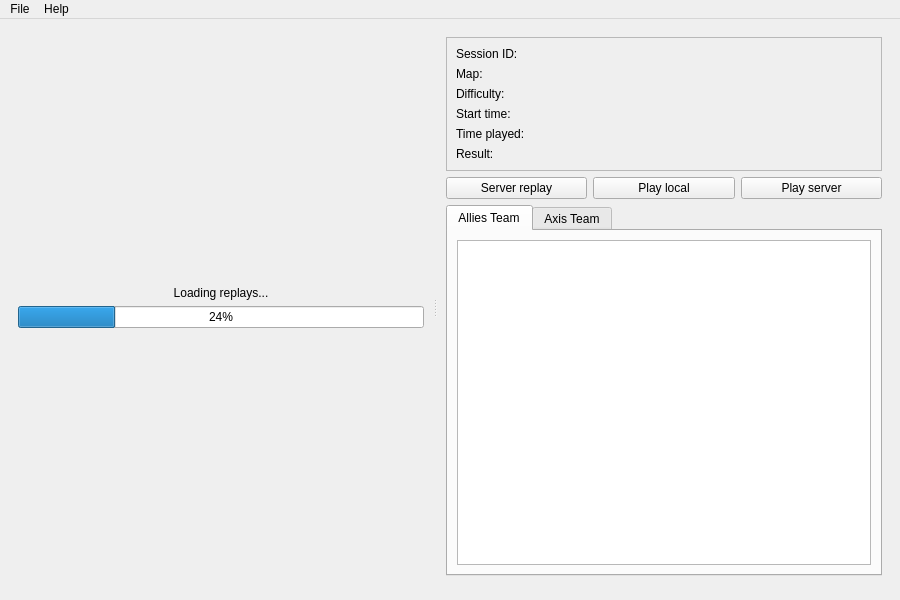
<?xml version="1.0" encoding="UTF-8"?>
<ui version="4.0">
 <class>MainWindow</class>
 <widget class="QMainWindow" name="MainWindow">
  <property name="geometry">
   <rect>
    <x>0</x>
    <y>0</y>
    <width>900</width>
    <height>600</height>
   </rect>
  </property>
  <property name="windowTitle">
   <string>WT Plotter</string>
  </property>
  <widget class="QWidget" name="centralwidget">
   <layout class="QVBoxLayout" name="verticalLayout">
    <item>
     <widget class="QSplitter" name="splitter">
      <property name="orientation">
       <enum>Qt::Orientation::Horizontal</enum>
      </property>
      <widget class="QStackedWidget" name="stackedWidget_1">
       <property name="currentIndex">
        <number>1</number>
       </property>
       <widget class="QWidget" name="page_4">
        <layout class="QVBoxLayout" name="verticalLayout_6">
         <item>
          <widget class="QTreeView" name="replayTreeView">
           <property name="sizePolicy">
            <sizepolicy hsizetype="Expanding" vsizetype="Expanding">
             <horstretch>0</horstretch>
             <verstretch>0</verstretch>
            </sizepolicy>
           </property>
           <property name="minimumSize">
            <size>
             <width>258</width>
             <height>258</height>
            </size>
           </property>
           <property name="maximumSize">
            <size>
             <width>16777215</width>
             <height>16777215</height>
            </size>
           </property>
          </widget>
         </item>
         <item>
          <layout class="QHBoxLayout" name="horizontalLayout_2">
           <property name="spacing">
            <number>0</number>
           </property>
           <item>
            <widget class="QToolButton" name="collapseButton">
             <property name="text">
              <string>Collapse</string>
             </property>
            </widget>
           </item>
           <item>
            <widget class="QToolButton" name="expandButton">
             <property name="text">
              <string>Expand</string>
             </property>
            </widget>
           </item>
           <item>
            <widget class="QToolButton" name="refreshButton">
             <property name="text">
              <string>Refresh</string>
             </property>
            </widget>
           </item>
           <item>
            <spacer name="horizontalSpacer">
             <property name="orientation">
              <enum>Qt::Orientation::Horizontal</enum>
             </property>
             <property name="sizeHint" stdset="0">
              <size>
               <width>40</width>
               <height>20</height>
              </size>
             </property>
            </spacer>
           </item>
          </layout>
         </item>
        </layout>
       </widget>
       <widget class="QWidget" name="page_5">
        <layout class="QVBoxLayout" name="verticalLayout_8">
         <item>
          <spacer name="verticalSpacer_3">
           <property name="orientation">
            <enum>Qt::Orientation::Vertical</enum>
           </property>
           <property name="sizeHint" stdset="0">
            <size>
             <width>20</width>
             <height>40</height>
            </size>
           </property>
          </spacer>
         </item>
         <item>
          <widget class="QLabel" name="label">
           <property name="text">
            <string>Loading replays...</string>
           </property>
           <property name="alignment">
            <set>Qt::AlignmentFlag::AlignCenter</set>
           </property>
          </widget>
         </item>
         <item>
          <widget class="QProgressBar" name="replayLoadingProgressBar">
           <property name="value">
            <number>24</number>
           </property>
          </widget>
         </item>
         <item>
          <spacer name="verticalSpacer_4">
           <property name="orientation">
            <enum>Qt::Orientation::Vertical</enum>
           </property>
           <property name="sizeHint" stdset="0">
            <size>
             <width>20</width>
             <height>40</height>
            </size>
           </property>
          </spacer>
         </item>
        </layout>
       </widget>
      </widget>
      <widget class="QStackedWidget" name="stackedWidget_2">
       <property name="currentIndex">
        <number>0</number>
       </property>
       <widget class="QWidget" name="page">
        <layout class="QVBoxLayout" name="verticalLayout_2">
         <item>
          <widget class="QFrame" name="frame">
           <property name="frameShape">
            <enum>QFrame::Shape::StyledPanel</enum>
           </property>
           <property name="frameShadow">
            <enum>QFrame::Shadow::Raised</enum>
           </property>
           <layout class="QHBoxLayout" name="horizontalLayout">
            <item>
             <layout class="QVBoxLayout" name="verticalLayout_9">
              <item>
               <widget class="QLabel" name="sessionIdLabel">
                <property name="text">
                 <string>Session ID:</string>
                </property>
                <property name="textInteractionFlags">
                 <set>Qt::TextInteractionFlag::LinksAccessibleByMouse|Qt::TextInteractionFlag::TextSelectableByKeyboard|Qt::TextInteractionFlag::TextSelectableByMouse</set>
                </property>
               </widget>
              </item>
              <item>
               <widget class="QLabel" name="mapNameLabel">
                <property name="text">
                 <string>Map:</string>
                </property>
               </widget>
              </item>
              <item>
               <widget class="QLabel" name="difficultyLabel">
                <property name="text">
                 <string>Difficulty:</string>
                </property>
               </widget>
              </item>
              <item>
               <widget class="QLabel" name="startTimeLabel">
                <property name="text">
                 <string>Start time:</string>
                </property>
               </widget>
              </item>
              <item>
               <widget class="QLabel" name="timePlayedLabel">
                <property name="text">
                 <string>Time played:</string>
                </property>
               </widget>
              </item>
              <item>
               <widget class="QLabel" name="resultLabel">
                <property name="text">
                 <string>Result:</string>
                </property>
               </widget>
              </item>
             </layout>
            </item>
            <item>
             <widget class="QLabel" name="mapImage">
              <property name="text">
               <string/>
              </property>
              <property name="alignment">
               <set>Qt::AlignmentFlag::AlignCenter</set>
              </property>
             </widget>
            </item>
           </layout>
          </widget>
         </item>
         <item>
          <layout class="QHBoxLayout" name="horizontalLayout_6">
           <item>
            <widget class="QPushButton" name="openServerReplayButton">
             <property name="text">
              <string>Server replay</string>
             </property>
             <property name="icon">
              <iconset theme="QIcon::ThemeIcon::WindowNew"/>
             </property>
            </widget>
           </item>
           <item>
            <widget class="QPushButton" name="playLocalReplayButton">
             <property name="text">
              <string>Play local</string>
             </property>
             <property name="icon">
              <iconset theme="QIcon::ThemeIcon::MediaPlaybackStart"/>
             </property>
            </widget>
           </item>
           <item>
            <widget class="QPushButton" name="playServerReplayButton">
             <property name="text">
              <string>Play server</string>
             </property>
             <property name="icon">
              <iconset theme="QIcon::ThemeIcon::MediaPlaybackStart"/>
             </property>
            </widget>
           </item>
          </layout>
         </item>
         <item>
          <widget class="QTabWidget" name="tabWidget">
           <property name="currentIndex">
            <number>0</number>
           </property>
           <widget class="QWidget" name="tab">
            <attribute name="title">
             <string>Allies Team</string>
            </attribute>
            <layout class="QVBoxLayout" name="verticalLayout_3">
             <item>
              <widget class="QTableWidget" name="alliesTable"/>
             </item>
            </layout>
           </widget>
           <widget class="QWidget" name="tab_2">
            <attribute name="title">
             <string>Axis Team</string>
            </attribute>
            <layout class="QVBoxLayout" name="verticalLayout_4">
             <item>
              <widget class="QTableWidget" name="axisTable"/>
             </item>
            </layout>
           </widget>
          </widget>
         </item>
        </layout>
       </widget>
       <widget class="QWidget" name="page_2">
        <layout class="QVBoxLayout" name="verticalLayout_5">
         <item>
          <widget class="QSplitter" name="splitter_2">
           <property name="orientation">
            <enum>Qt::Orientation::Vertical</enum>
           </property>
           <widget class="SceneImageViewer" name="mappa"/>
           <widget class="QTabWidget" name="tabWidget_2">
            <property name="currentIndex">
             <number>0</number>
            </property>
            <widget class="QWidget" name="tab_3">
             <attribute name="title">
              <string>Chat</string>
             </attribute>
             <layout class="QHBoxLayout" name="horizontalLayout_5"/>
            </widget>
            <widget class="QWidget" name="tab_4">
             <attribute name="title">
              <string>Battle log</string>
             </attribute>
            </widget>
           </widget>
          </widget>
         </item>
         <item>
          <layout class="QHBoxLayout" name="horizontalLayout_4">
           <item>
            <widget class="QToolButton" name="toolButton">
             <property name="text">
              <string>...</string>
             </property>
            </widget>
           </item>
           <item>
            <widget class="QSlider" name="horizontalSlider">
             <property name="orientation">
              <enum>Qt::Orientation::Horizontal</enum>
             </property>
            </widget>
           </item>
           <item>
            <widget class="QLabel" name="label_2">
             <property name="text">
              <string>0:00/0:00</string>
             </property>
            </widget>
           </item>
          </layout>
         </item>
        </layout>
       </widget>
      </widget>
     </widget>
    </item>
    <item>
     <widget class="QFrame" name="horizontalFrame_2">
      <property name="sizePolicy">
       <sizepolicy hsizetype="Preferred" vsizetype="Fixed">
        <horstretch>0</horstretch>
        <verstretch>0</verstretch>
       </sizepolicy>
      </property>
      <layout class="QHBoxLayout" name="horizontalLayout_3">
       <property name="spacing">
        <number>0</number>
       </property>
       <property name="sizeConstraint">
        <enum>QLayout::SizeConstraint::SetDefaultConstraint</enum>
       </property>
       <property name="leftMargin">
        <number>0</number>
       </property>
       <property name="topMargin">
        <number>0</number>
       </property>
       <property name="rightMargin">
        <number>0</number>
       </property>
       <property name="bottomMargin">
        <number>0</number>
       </property>
      </layout>
     </widget>
    </item>
   </layout>
  </widget>
  <widget class="QMenuBar" name="menubar">
   <property name="geometry">
    <rect>
     <x>0</x>
     <y>0</y>
     <width>900</width>
     <height>22</height>
    </rect>
   </property>
   <widget class="QMenu" name="menuFile">
    <property name="title">
     <string>File</string>
    </property>
    <addaction name="actionPreferences"/>
    <addaction name="actionQuit"/>
   </widget>
   <widget class="QMenu" name="menuHelp">
    <property name="title">
     <string>Help</string>
    </property>
    <addaction name="actionAbout"/>
   </widget>
   <addaction name="menuFile"/>
   <addaction name="menuHelp"/>
  </widget>
  <action name="actionPreferences">
   <property name="text">
    <string>Preferences</string>
   </property>
  </action>
  <action name="actionQuit">
   <property name="text">
    <string>Quit</string>
   </property>
  </action>
  <action name="actionAbout">
   <property name="text">
    <string>About</string>
   </property>
  </action>
  <action name="actionOpen_replay">
   <property name="text">
    <string>Open replay</string>
   </property>
  </action>
 </widget>
 <customwidgets>
  <customwidget>
   <class>SceneImageViewer</class>
   <extends>QGraphicsView</extends>
   <header>sceneimageviewer.h</header>
  </customwidget>
 </customwidgets>
 <resources/>
 <connections/>
</ui>
